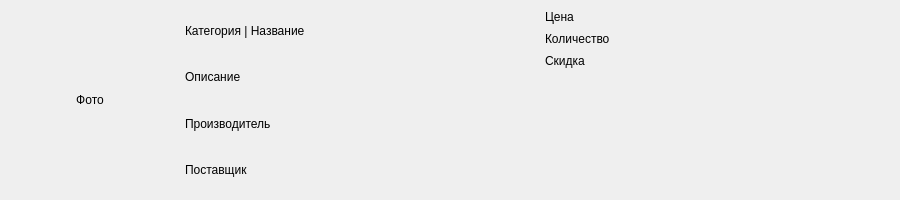
<?xml version="1.0" encoding="UTF-8"?>
<ui version="4.0">
 <class>ProductForm</class>
 <widget class="QWidget" name="ProductForm">
  <property name="geometry"><rect><x>0</x><y>0</y><width>900</width><height>200</height></rect></property>
  <property name="minimumSize"><size><width>500</width><height>200</height></size></property>
  <property name="maximumSize"><size><width>16777215</width><height>200</height></size></property>
  <layout class="QHBoxLayout" name="mainLayout">
   <property name="leftMargin"><number>10</number></property>
   <property name="topMargin"><number>10</number></property>
   <property name="rightMargin"><number>10</number></property>
   <property name="bottomMargin"><number>10</number></property>
   <property name="spacing"><number>15</number></property>
   <item>
    <widget class="QLabel" name="label_img">
     <property name="minimumSize"><size><width>160</width><height>160</height></size></property>
     <property name="maximumSize"><size><width>160</width><height>160</height></size></property>
     <property name="text"><string>Фото</string></property>
     <property name="alignment"><set>Qt::AlignmentFlag::AlignCenter</set></property>
     <property name="scaledContents"><bool>true</bool></property>
    </widget>
   </item>
   <item>
    <layout class="QVBoxLayout" name="infoLayout">
     <property name="spacing"><number>6</number></property>
     <item><widget class="QLabel" name="label_title"><property name="text"><string>Категория | Название</string></property></widget></item>
     <item><widget class="QLabel" name="label_description"><property name="text"><string>Описание</string></property><property name="wordWrap"><bool>true</bool></property></widget></item>
     <item><widget class="QLabel" name="label_manufacturer"><property name="text"><string>Производитель</string></property></widget></item>
     <item><widget class="QLabel" name="label_supplier"><property name="text"><string>Поставщик</string></property></widget></item>
    </layout>
   </item>
   <item>
    <layout class="QVBoxLayout" name="rightLayout">
     <property name="spacing"><number>8</number></property>
     <item><widget class="QLabel" name="label_price"><property name="minimumSize"><size><width>190</width><height>0</height></size></property><property name="text"><string>Цена</string></property></widget></item>
     <item><widget class="QLabel" name="label_quantity"><property name="text"><string>Количество</string></property></widget></item>
     <item><widget class="QLabel" name="label_discount"><property name="text"><string>Скидка</string></property></widget></item>
     <item><spacer name="verticalSpacer"><property name="orientation"><enum>Qt::Orientation::Vertical</enum></property><property name="sizeHint" stdset="0"><size><width>20</width><height>40</height></size></property></spacer></item>
    </layout>
   </item>
  </layout>
 </widget>
 <resources/>
 <connections/>
</ui>
